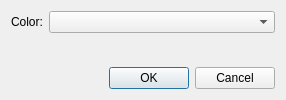
<?xml version="1.0" encoding="UTF-8"?>
<ui version="4.0">
 <class>AppletDemoSettings</class>
 <widget class="QDialog" name="AppletDemoSettings">
  <property name="geometry">
   <rect>
    <x>0</x>
    <y>0</y>
    <width>286</width>
    <height>100</height>
   </rect>
  </property>
  <property name="windowTitle">
   <string>Options</string>
  </property>
  <layout class="QVBoxLayout" name="verticalLayout_2">
   <item>
    <layout class="QVBoxLayout" name="verticalLayout">
     <item>
      <layout class="QFormLayout" name="formLayout">
       <item row="0" column="0">
        <widget class="QLabel" name="label_color">
         <property name="text">
          <string>Color:</string>
         </property>
        </widget>
       </item>
       <item row="0" column="1">
        <widget class="QComboBox" name="color"/>
       </item>
      </layout>
     </item>
     <item>
      <widget class="QDialogButtonBox" name="buttonBox">
       <property name="orientation">
        <enum>Qt::Horizontal</enum>
       </property>
       <property name="standardButtons">
        <set>QDialogButtonBox::Cancel|QDialogButtonBox::Ok</set>
       </property>
      </widget>
     </item>
    </layout>
   </item>
  </layout>
 </widget>
 <tabstops>
  <tabstop>color</tabstop>
  <tabstop>buttonBox</tabstop>
 </tabstops>
 <resources/>
 <connections>
  <connection>
   <sender>buttonBox</sender>
   <signal>accepted()</signal>
   <receiver>AppletDemoSettings</receiver>
   <slot>accept()</slot>
   <hints>
    <hint type="sourcelabel">
     <x>248</x>
     <y>254</y>
    </hint>
    <hint type="destinationlabel">
     <x>157</x>
     <y>274</y>
    </hint>
   </hints>
  </connection>
  <connection>
   <sender>buttonBox</sender>
   <signal>rejected()</signal>
   <receiver>AppletDemoSettings</receiver>
   <slot>reject()</slot>
   <hints>
    <hint type="sourcelabel">
     <x>316</x>
     <y>260</y>
    </hint>
    <hint type="destinationlabel">
     <x>286</x>
     <y>274</y>
    </hint>
   </hints>
  </connection>
 </connections>
</ui>
